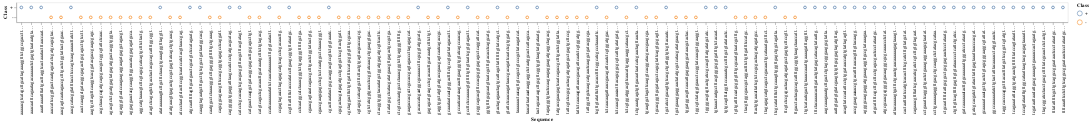

The notebook cell this image was saved under:
### Code cell


### Figure 1 — Vega-Lite specification as saved in the notebook (floating-point values rounded to 4 significant figures)
{"config": {"view": {"continuousWidth": 400, "continuousHeight": 300}}, "data": {"name": "data-c3aa6ef013de6b658a7af92b3ca94ad7"}, "mark": "point", "encoding": {"color": {"field": "Class", "type": "nominal"}, "x": {"field": "Sequence", "type": "nominal"}, "y": {"field": "Class", "type": "nominal"}}, "$schema": "https://vega.github.io/schema/vega-lite/v4.17.0.json", "datasets": {"data-c3aa6ef013de6b658a7af92b3ca94ad7": [{"Class": "+", "id": "S10", "Sequence": "\t\ttactagcaatacgcttgcgttcggtggttaagtatgtataatgcgcgggcttgtcgt"}, {"Class": "+", "id": "AMPC", "Sequence": "\t\ttgctatcctgacagttgtcacgctgattggtgtcgttacaatctaacgcatcgccaa"}, {"Class": "+", "id": "AROH", "Sequence": "\t\tgtactagagaactagtgcattagcttatttttttgttatcatgctaaccacccggcg"}, {"Class": "+", "id": "DEOP2", "Sequence": "\taattgtgatgtgtatcgaagtgtgttgcggagtagatgttagaatactaacaaactc"}, {"Class": "+", "id": "LEU1_TRNA", "Sequence": "\ttcgataattaactattgacgaaaagctgaaaaccactagaatgcgcctccgtggtag"}, {"Class": "+", "id": "MALEFG", "Sequence": "\taggggcaaggaggatggaaagaggttgccgtataaagaaactagagtccgtttaggt"}, {"Class": "+", "id": "MALK", "Sequence": "\t\tcagggggtggaggatttaagccatctcctgatgacgcatagtcagcccatcatgaat"}, {"Class": "+", "id": "RECA", "Sequence": "\t\ttttctacaaaacacttgatactgtatgagcatacagtataattgcttcaacagaaca"}, {"Class": "+", "id": "RPOB", "Sequence": "\t\tcgacttaatatactgcgacaggacgtccgttctgtgtaaatcgcaatgaaatggttt"}, {"Class": "+", "id": "RRNAB_P1", "Sequence": "\tttttaaatttcctcttgtcaggccggaataactccctataatgcgccaccactgaca"}, {"Class": "+", "id": "RRNAB_P2", "Sequence": "\tgcaaaaataaatgcttgactctgtagcgggaaggcgtattatgcacaccccgcgccg"}, {"Class": "+", "id": "RRNDEX_P2", "Sequence": "\tcctgaaattcagggttgactctgaaagaggaaagcgtaatatacgccacctcgcgac"}, {"Class": "+", "id": "RRND_P1", "Sequence": "\tgatcaaaaaaatacttgtgcaaaaaattgggatccctataatgcgcctccgttgaga"}, {"Class": "+", "id": "RRNE_P1", "Sequence": "\tctgcaatttttctattgcggcctgcggagaactccctataatgcgcctccatcgaca"}, {"Class": "+", "id": "RRNG_P1", "Sequence": "\ttttatatttttcgcttgtcaggccggaataactccctataatgcgccaccactgaca"}, {"Class": "+", "id": "RRNG_P2", "Sequence": "\taagcaaagaaatgcttgactctgtagcgggaaggcgtattatgcacaccgccgcgcc"}, {"Class": "+", "id": "RRNX_P1", "Sequence": "\tatgcatttttccgcttgtcttcctgagccgactccctataatgcgcctccatcgaca"}, {"Class": "+", "id": "TNAA", "Sequence": "\t\taaacaatttcagaatagacaaaaactctgagtgtaataatgtagcctcgtgtcttgc"}, {"Class": "+", "id": "TYRT", "Sequence": "\t\ttctcaacgtaacactttacagcggcgcgtcatttgatatgatgcgccccgcttcccg"}, {"Class": "+", "id": "ARAC", "Sequence": "\t\tgcaaataatcaatgtggacttttctgccgtgattatagacacttttgttacgcgttt"}, {"Class": "+", "id": "LACI", "Sequence": "\t\tgacaccatcgaatggcgcaaaacctttcgcggtatggcatgatagcgcccggaagag"}, {"Class": "+", "id": "MALT", "Sequence": "\t\taaaaacgtcatcgcttgcattagaaaggtttctggccgaccttataaccattaatta"}, {"Class": "+", "id": "TRP", "Sequence": "\t\ttctgaaatgagctgttgacaattaatcatcgaactagttaactagtacgcaagttca"}, {"Class": "+", "id": "TRPP2", "Sequence": "\taccggaagaaaaccgtgacattttaacacgtttgttacaaggtaaaggcgacgccgc"}, {"Class": "+", "id": "THR", "Sequence": "\t\taaattaaaattttattgacttaggtcactaaatactttaaccaatataggcatagcg"}, {"Class": "+", "id": "BIOB", "Sequence": "\t\tttgtcataatcgacttgtaaaccaaattgaaaagatttaggtttacaagtctacacc"}, {"Class": "+", "id": "FOL", "Sequence": "\t\tcatcctcgcaccagtcgacgacggtttacgctttacgtatagtggcgacaatttttt"}, {"Class": "+", "id": "UVRBP1", "Sequence": "\ttccagtataatttgttggcataattaagtacgacgagtaaaattacatacctgcccg"}, {"Class": "+", "id": "UVRBP3", "Sequence": "\tacagttatccactattcctgtggataaccatgtgtattagagttagaaaacacgagg"}, {"Class": "+", "id": "LEXA", "Sequence": "\t\ttgtgcagtttatggttccaaaatcgccttttgctgtatatactcacagcataactgt"}, {"Class": "+", "id": "PORI-L", "Sequence": "\tctgttgttcagtttttgagttgtgtataacccctcattctgatcccagcttatacgg"}, {"Class": "+", "id": "SPOT42", "Sequence": "\tattacaaaaagtgctttctgaactgaacaaaaaagagtaaagttagtcgcgtagggt"}, {"Class": "+", "id": "M1RNA", "Sequence": "\tatgcgcaacgcggggtgacaagggcgcgcaaaccctctatactgcgcgccgaagctg"}, {"Class": "+", "id": "GLNS", "Sequence": "\t\ttaaaaaactaacagttgtcagcctgtcccgcttataagatcatacgccgttatacgt"}, {"Class": "+", "id": "TUFB", "Sequence": "\t\tatgcaattttttagttgcatgaactcgcatgtctccatagaatgcgcgctacttgat"}, {"Class": "+", "id": "SUBB-E", "Sequence": "\tccttgaaaaagaggttgacgctgcaaggctctatacgcataatgcgccccgcaacgc"}, {"Class": "+", "id": "STR", "Sequence": "\t\ttcgttgtatatttcttgacaccttttcggcatcgccctaaaattcggcgtcctcata"}, {"Class": "+", "id": "SPC", "Sequence": "\t\tccgtttattttttctacccatatccttgaagcggtgttataatgccgcgccctcgat"}, {"Class": "+", "id": "RPOA", "Sequence": "\t\tttcgcatatttttcttgcaaagttgggttgagctggctagattagccagccaatctt"}, {"Class": "+", "id": "RPLJ", "Sequence": "\t\ttgtaaactaatgcctttacgtgggcggtgattttgtctacaatcttacccccacgta"}, {"Class": "+", "id": "PORI-R", "Sequence": "\tgatcgcacgatctgtatacttatttgagtaaattaacccacgatcccagccattctt"}, {"Class": "+", "id": "ALAS", "Sequence": "\t\taacgcatacggtattttaccttcccagtcaagaaaacttatcttattcccacttttc"}, {"Class": "+", "id": "ARABAD", "Sequence": "\tttagcggatcctacctgacgctttttatcgcaactctctactgtttctccatacccg"}, {"Class": "+", "id": "BIOA", "Sequence": "\t\tgccttctccaaaacgtgttttttgttgttaattcggtgtagacttgtaaacctaaat"}, {"Class": "+", "id": "DEOP1", "Sequence": "\tcagaaacgttttattcgaacatcgatctcgtcttgtgttagaattctaacatacggt"}, {"Class": "+", "id": "GALP2", "Sequence": "\tcactaatttattccatgtcacacttttcgcatctttgttatgctatggttatttcat"}, {"Class": "+", "id": "HIS", "Sequence": "\t\tatataaaaaagttcttgctttctaacgtgaaagtggtttaggttaaaagacatcagt"}, {"Class": "+", "id": "HISJ", "Sequence": "\t\tcaaggtagaatgctttgccttgtcggcctgattaatggcacgatagtcgcatcggat"}, {"Class": "+", "id": "ILVGEDA", "Sequence": "\tggccaaaaaatatcttgtactatttacaaaacctatggtaactctttaggcattcct"}, {"Class": "+", "id": "LACP1", "Sequence": "\ttaggcaccccaggctttacactttatgcttccggctcgtatgttgtgtggaattgtg"}, {"Class": "+", "id": "LPP", "Sequence": "\t\tccatcaaaaaaatattctcaacataaaaaactttgtgtaatacttgtaacgctacat"}, {"Class": "+", "id": "TRPR", "Sequence": "\t\ttggggacgtcgttactgatccgcacgtttatgatatgctatcgtactctttagcgag"}, {"Class": "+", "id": "UVRB_P2", "Sequence": "\ttcagaaatattatggtgatgaactgtttttttatccagtataatttgttggcataat"}, {"Class": "-", "id": " 867", "Sequence": "\t\tatatgaacgttgagactgccgctgagttatcagctgtgaacgacattctggcgtcta"}, {"Class": "-", "id": "1169", "Sequence": "\t\tcgaacgagtcaatcagaccgctttgactctggtattactgtgaacattattcgtctc"}, {"Class": "-", "id": " 802", "Sequence": "\t\tcaatggcctctaaacgggtcttgaggggttttttgctgaaaggaggaactatatgcg"}, {"Class": "-", "id": " 521", "Sequence": "\t\tttgacctactacgccagcattttggcggtgtaagctaaccattccggttgactcaat"}, {"Class": "-", "id": " 918", "Sequence": "\t\tcgtctatcggtgaacctccggtatcaacgctggaaggtgacgctaacgcagatgcag"}, {"Class": "-", "id": "1481", "Sequence": "\t\tgccaatcaatcaagaacttgaagggtggtatcagccaacagcctgacatccttcgtt"}, {"Class": "-", "id": "1024", "Sequence": "\t\ttggatggacgttcaacattgaggaaggcataacgctactacctgatgtttactccaa"}, {"Class": "-", "id": "1149", "Sequence": "\t\tgaggtggctatgtgtatgaccgaacgagtcaatcagaccgctttgactctggtatta"}, {"Class": "-", "id": " 313", "Sequence": "\t\tcgtagcgcatcagtgctttcttactgtgagtacgcaccagcgccagaggacgacgac"}, {"Class": "-", "id": " 780", "Sequence": "\t\tcgaccgaagcgagcctcgtcctcaatggcctctaaacgggtcttgaggggttttttg"}, {"Class": "-", "id": "1384", "Sequence": "\t\tctacggtgggtacaatatgctggatggagatgcgttcacttctggtctactgactcg"}, {"Class": "-", "id": " 507", "Sequence": "\t\tatagtctcagagtcttgacctactacgccagcattttggcggtgtaagctaaccatt"}, {"Class": "-", "id": "  39", "Sequence": "\t\taactcaaggctgatacggcgagacttgcgagccttgtccttgcggtacacagcagcg"}, {"Class": "-", "id": "1203", "Sequence": "\t\tttactgtgaacattattcgtctccgcgactacgatgagatgcctgagtgcttccgtt"}, {"Class": "-", "id": " 988", "Sequence": "\t\ttattctcaacaagattaaccgacagattcaatctcgtggatggacgttcaacattga"}, {"Class": "-", "id": "1171", "Sequence": "\t\taacgagtcaatcagaccgctttgactctggtattactgtgaacattattcgtctccg"}, {"Class": "-", "id": " 753", "Sequence": "\t\taagtgcttagcttcaaggtcacggatacgaccgaagcgagcctcgtcctcaatggcc"}, {"Class": "-", "id": " 630", "Sequence": "\t\tgaagaccacgcctcgccaccgagtagacccttagagagcatgtcagcctcgacaact"}, {"Class": "-", "id": " 660", "Sequence": "\t\tttagagagcatgtcagcctcgacaacttgcataaatgctttcttgtagacgtgccct"}, {"Class": "-", "id": "1216", "Sequence": "\t\ttattcgtctccgcgactacgatgagatgcctgagtgcttccgttactggattgtcac"}, {"Class": "-", "id": " 835", "Sequence": "\t\ttgctgaaaggaggaactatatgcgctcatacgatatgaacgttgagactgccgctga"}, {"Class": "-", "id": "  35", "Sequence": "\t\tcatgaactcaaggctgatacggcgagacttgcgagccttgtccttgcggtacacagc"}, {"Class": "-", "id": "1218", "Sequence": "\t\tttcgtctccgcgactacgatgagatgcctgagtgcttccgttactggattgtcacca"}, {"Class": "-", "id": " 668", "Sequence": "\t\tcatgtcagcctcgacaacttgcataaatgctttcttgtagacgtgccctacgcgctt"}, {"Class": "-", "id": " 413", "Sequence": "\t\taggaggaactacgcaaggttggaacatcggagagatgccagccagcgcacctgcacg"}, {"Class": "-", "id": " 991", "Sequence": "\t\ttctcaacaagattaaccgacagattcaatctcgtggatggacgttcaacattgagga"}, {"Class": "-", "id": " 751", "Sequence": "\t\ttgaagtgcttagcttcaaggtcacggatacgaccgaagcgagcctcgtcctcaatgg"}, {"Class": "-", "id": " 850", "Sequence": "\t\tctatatgcgctcatacgatatgaacgttgagactgccgctgagttatcagctgtgaa"}, {"Class": "-", "id": "  93", "Sequence": "\t\tgcggcagcacgtttccacgcggtgagagcctcaggattcatgtcgatgtcttccggt"}, {"Class": "-", "id": "1108", "Sequence": "\t\tatccctaatgtctacttccggtcaatccatctacgttaaccgaggtggctatgtgta"}, {"Class": "-", "id": " 915", "Sequence": "\t\ttggcgtctatcggtgaacctccggtatcaacgctggaaggtgacgctaacgcagatg"}, {"Class": "-", "id": "1019", "Sequence": "\t\ttctcgtggatggacgttcaacattgaggaaggcataacgctactacctgatgtttac"}, {"Class": "-", "id": "  19", "Sequence": "\t\ttattggcttgctcaagcatgaactcaaggctgatacggcgagacttgcgagccttgt"}, {"Class": "-", "id": "1320", "Sequence": "\t\ttagagggtgtactccaagaagaggaagatgaggctagacgtctctgcatggagtatg"}, {"Class": "-", "id": "  91", "Sequence": "\t\tcagcggcagcacgtttccacgcggtgagagcctcaggattcatgtcgatgtcttccg"}, {"Class": "-", "id": " 217", "Sequence": "\t\tttacgttggcgaccgctaggactttcttgttgattttccatgcggtgttttgcgcaa"}, {"Class": "-", "id": " 957", "Sequence": "\t\tacgctaacgcagatgcagcgaacgctcggcgtattctcaacaagattaaccgacaga"}, {"Class": "-", "id": " 260", "Sequence": "\t\tggtgttttgcgcaatgttaatcgctttgtacacctcaggcatgtaaacgtcttcgta"}, {"Class": "-", "id": " 557", "Sequence": "\t\taaccattccggttgactcaatgagcatctcgatgcagcgtactcctacatgaataga"}, {"Class": "-", "id": "1355", "Sequence": "\t\tagacgtctctgcatggagtatgagatggactacggtgggtacaatatgctggatgga"}, {"Class": "-", "id": " 244", "Sequence": "\t\ttgttgattttccatgcggtgttttgcgcaatgttaatcgctttgtacacctcaggca"}, {"Class": "-", "id": " 464", "Sequence": "\t\ttgcacgggttgcgatagcctcagcgtattcaggtgcgagttcgatagtctcagagtc"}, {"Class": "-", "id": " 296", "Sequence": "\t\taggcatgtaaacgtcttcgtagcgcatcagtgctttcttactgtgagtacgcaccag"}, {"Class": "-", "id": " 648", "Sequence": "\t\tccgagtagacccttagagagcatgtcagcctcgacaacttgcataaatgctttcttg"}, {"Class": "-", "id": " 230", "Sequence": "\t\tcgctaggactttcttgttgattttccatgcggtgttttgcgcaatgttaatcgcttt"}, {"Class": "-", "id": "1163", "Sequence": "\t\ttatgaccgaacgagtcaatcagaccgctttgactctggtattactgtgaacattatt"}, {"Class": "-", "id": "1321", "Sequence": "\t\tagagggtgtactccaagaagaggaagatgaggctagacgtctctgcatggagtatga"}, {"Class": "-", "id": " 663", "Sequence": "\t\tgagagcatgtcagcctcgacaacttgcataaatgctttcttgtagacgtgccctacg"}, {"Class": "-", "id": " 799", "Sequence": "\t\tcctcaatggcctctaaacgggtcttgaggggttttttgctgaaaggaggaactatat"}, {"Class": "-", "id": " 987", "Sequence": "\t\tgtattctcaacaagattaaccgacagattcaatctcgtggatggacgttcaacattg"}, {"Class": "-", "id": "1226", "Sequence": "\t\tcgcgactacgatgagatgcctgagtgcttccgttactggattgtcaccaaggcttcc"}, {"Class": "-", "id": " 794", "Sequence": "\t\tctcgtcctcaatggcctctaaacgggtcttgaggggttttttgctgaaaggaggaac"}, {"Class": "-", "id": "1442", "Sequence": "\t\ttaacattaataaataaggaggctctaatggcactcattagccaatcaatcaagaact"}]}}
